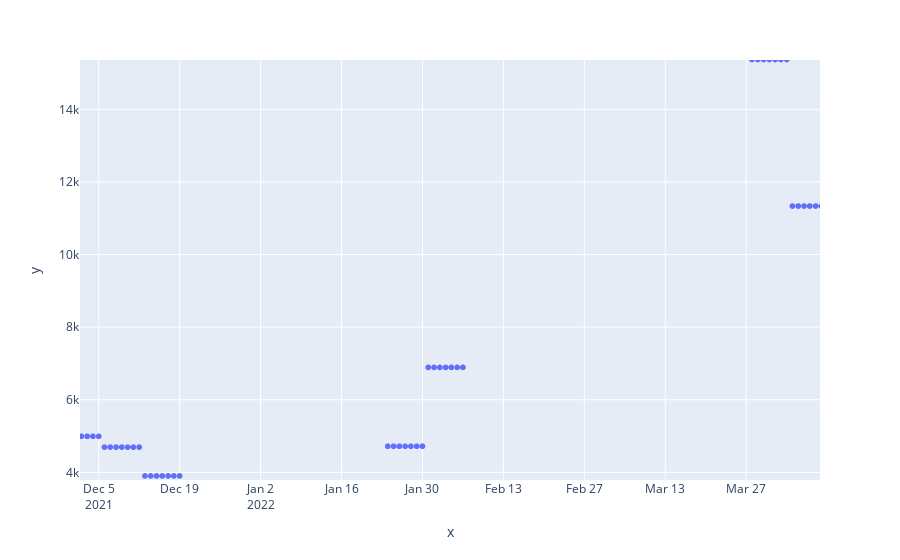

Notebook cell for this chart:
### Code cell
fig = px.scatter(x=mys_df.index, y=mys_df['new_cases'])

fig.show()

### Figure 1 — Plotly figure (JSON) as saved in the notebook; plotly's stock layout.template omitted (floating-point values rounded to 4 significant figures; data arrays with more than 128 entries replaced by an {"elided": "..."} marker saying what was removed)
{"data": [{"hovertemplate": "x=%{x}<br>y=%{y}<extra></extra>", "legendgroup": "", "marker": {"color": "#636efa", "symbol": "circle"}, "mode": "markers", "name": "", "showlegend": false, "type": "scattergl", "x": {"elided": "1562 str values"}, "xaxis": "x", "y": {"elided": "1562 float values"}, "yaxis": "y"}], "layout": {"autosize": true, "legend": {"tracegroupgap": 0}, "margin": {"t": 60}, "xaxis": {"anchor": "y", "autorange": false, "domain": [0, 1], "range": ["2021-12-01 18:17:15.9788", "2022-04-08 18:19:15.4809"], "showspikes": false, "title": {"text": "x"}, "type": "date"}, "yaxis": {"anchor": "x", "autorange": false, "domain": [0, 1], "range": [3790.0, 15360.0], "showspikes": false, "title": {"text": "y"}, "type": "linear"}}}
